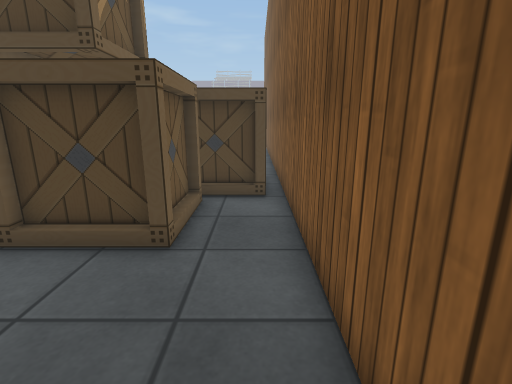
[1] (above)

18 first-person views from a walk through a Unity game level. The camera is 1.2 m above the floor, tilts 14° down and sees 85° across. The floor is counted in squares, 0.5 m on a side. Each view is taken from the middle of a square. On the plan, view 1 faces up. The plan holds only what a view shows up to about 18 squares ahead; the rest is blank. The place goes on beyond the plan. The player is left out. Some surface patterns are stand-ins.

[2]
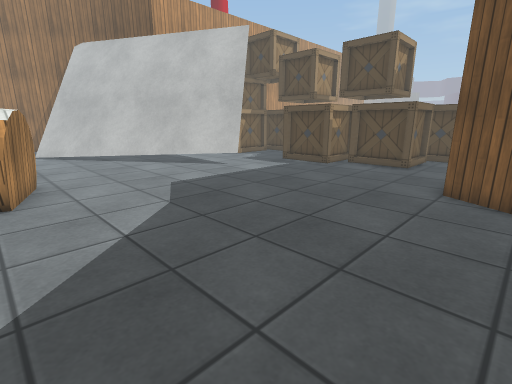

[3]
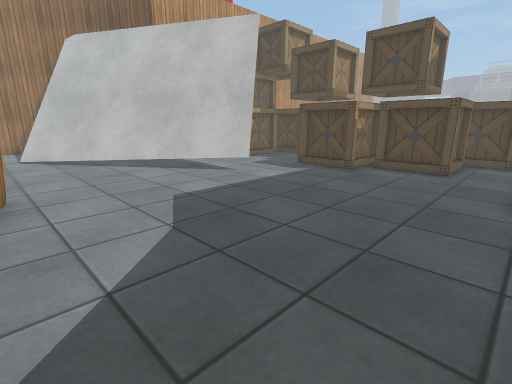

[4]
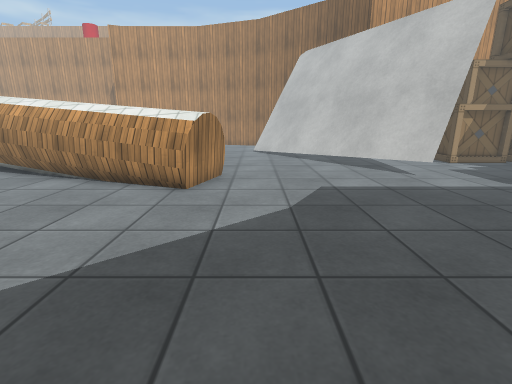

[5]
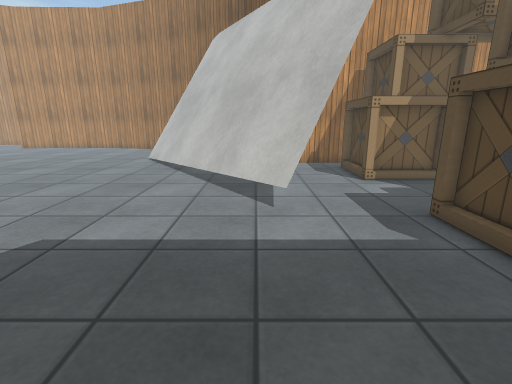

[6]
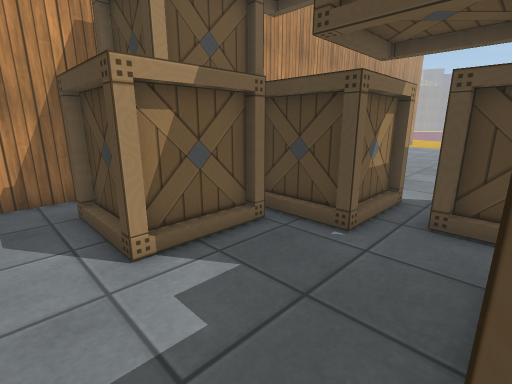

[7]
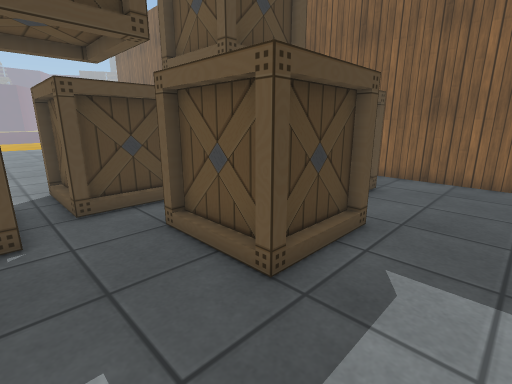

[8]
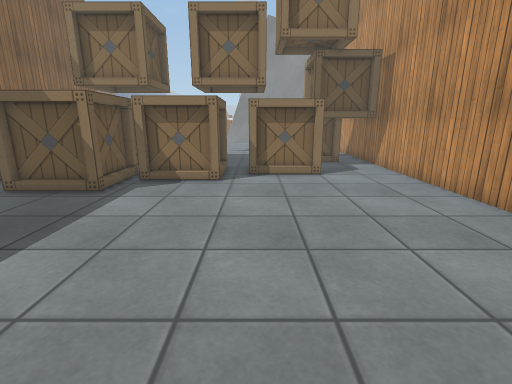

[9]
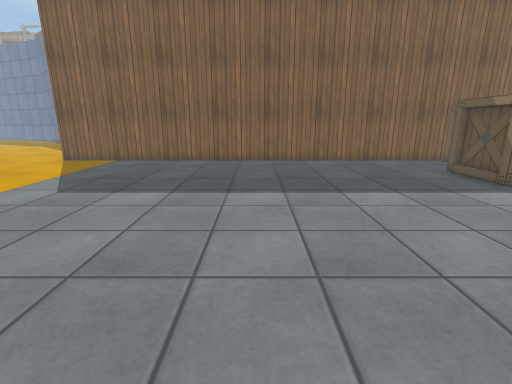

[10]
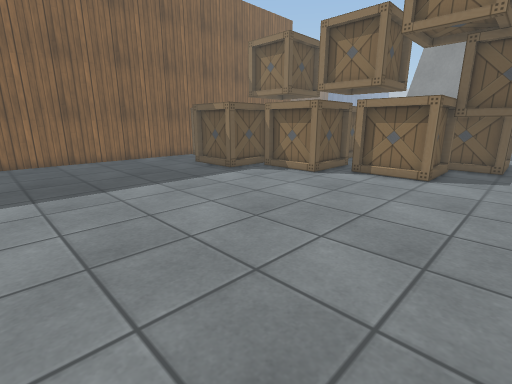

[11]
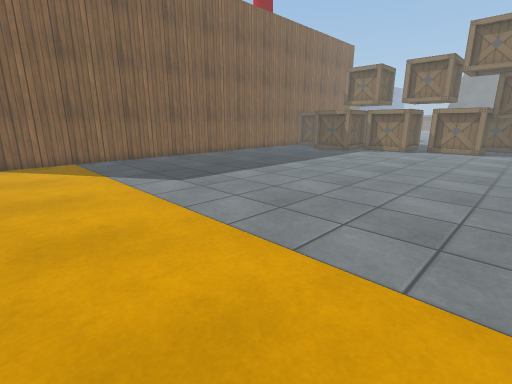

[12]
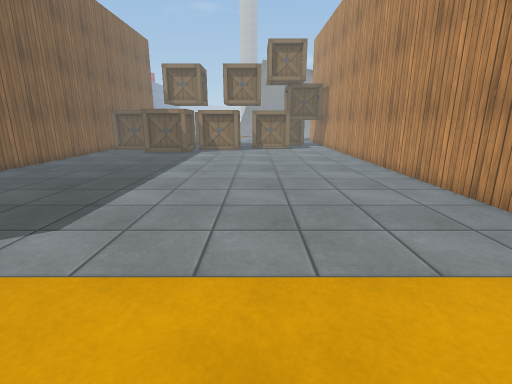

[13]
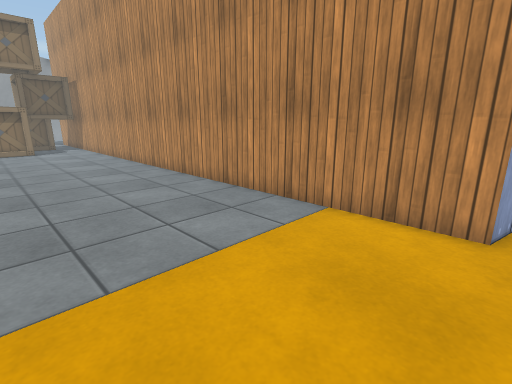

[14]
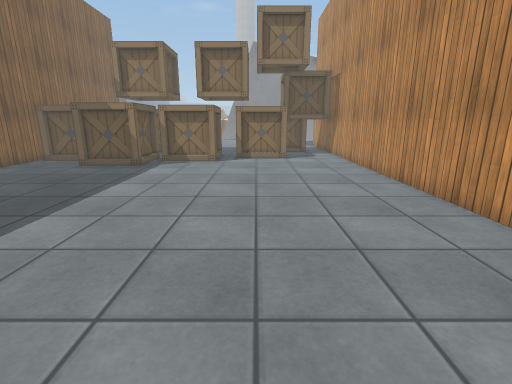

[15]
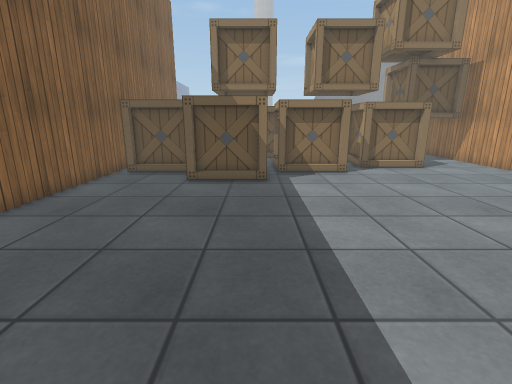

[16]
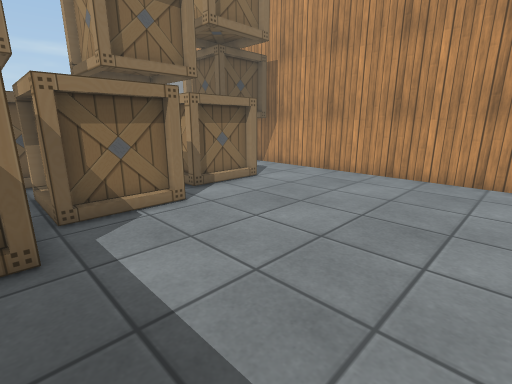

[17]
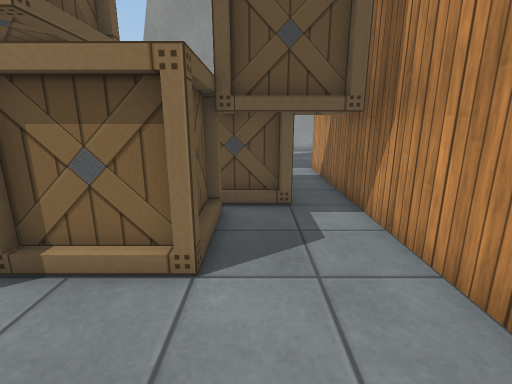

[18]
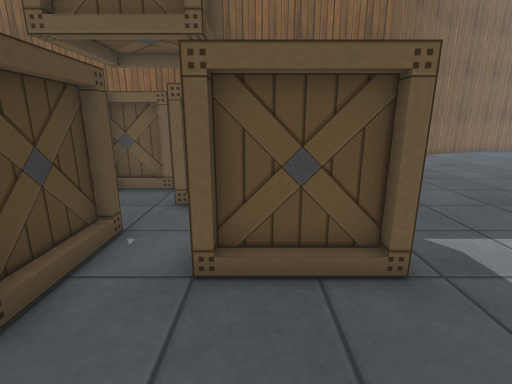

### Floor plan
Key: @ floor where view 1 was taken; # wall or solid block; . floor; = window, fence, low wall or low ledge; ^ raised ledge; C crate.
Columns run from 21 left of view 1 to 4 right of it. Each row starts with its distance up from view 1.
 37  ##.............. .....
 36   #...................#
 35   #...................#
 34   #...................#
 33   #...................#
 32   #...................#
 31   #...................#
 30   #...................#
 29   #...................#
 28   #...................#
 27   #...................#
 26   #...................#
 25   #...................#
 24   #...................#
 23   #...................#
 22   #...................#
 21   #...................#
 20   #...................#
 19   #...................#
 18   #...................#
 17   #...................#
 16   #...................#
 15   #...................#
 14   #............CCCC...#
 13   #............C   ...#
 12   #........CCCCC  CCCC#
 11   #...CCCC.C  CC  C   #
 10   #...C  C.C  C...C   #
  9   #...C  C.CCCC...CCCC#
  8   #CCCCCCC......C  C..#
  7   #C CCC....C CCC  C..#
  6   #CC CC....C  C   C..#
  5   #CCCCC....C  CCCCC..#
  4   #.CCCC....CCCC......#
  3   #...................#
  2   #...................#
  1   #.......##..........#
  0   #.    ####=........@##
 -1   ..   ###=............##
 -2   .  ####=...............
 -3   . ###==................
 -4   ####=..................
 -5  ###==....................
 -6 ###=......................
 -7 #==.......................
 -8 =#........................
 -9 ...........=..............
-10  ..........#^^=........
-11  ........   ^^=........ .
-12  .......    ^^=.......
-13  ......     ^^......
-14  .....     ^^#.....

Where each view was taken, in squares from view 1:
view 1: 0 up, 0 right, facing up
view 2: 11 down, 3 right, facing up-left
view 3: 10 down, 1 right, facing up-left
view 4: 8 down, 3 right, facing left
view 5: 1 down, 2 left, facing left
view 6: 2 up, 9 left, facing up-left
view 7: 1 up, 12 left, facing up-right
view 8: 24 up, 12 left, facing down
view 9: 24 up, 17 left, facing right
view 10: 24 up, 18 left, facing down-right
view 11: 37 up, 18 left, facing down-right
view 12: 37 up, 12 left, facing down
view 13: 37 up, 12 left, facing down-left
view 14: 30 up, 13 left, facing down
view 15: 26 up, 6 left, facing down
view 16: 20 up, 6 left, facing down-left
view 17: 15 up, 16 left, facing down
view 18: 6 up, 13 left, facing right
